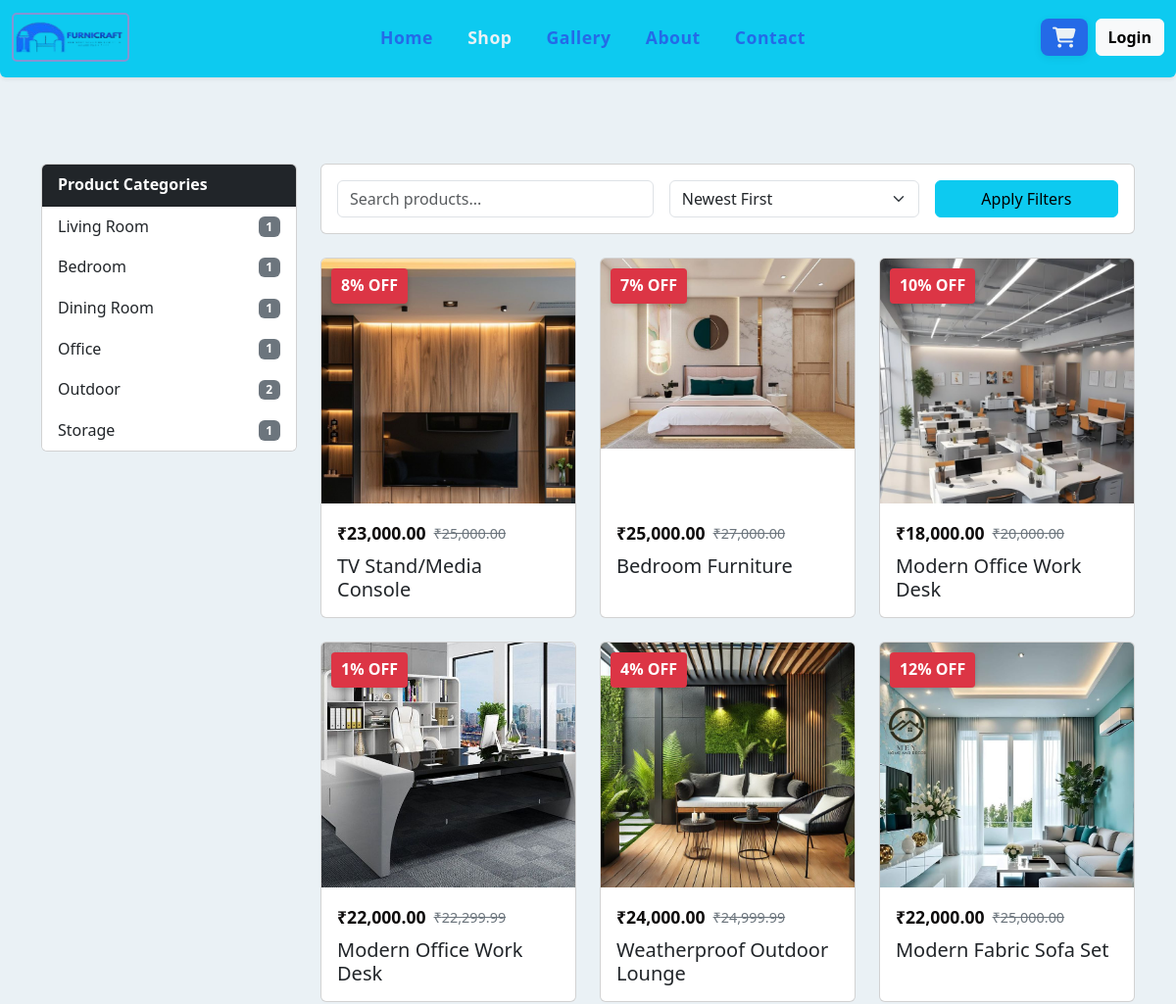
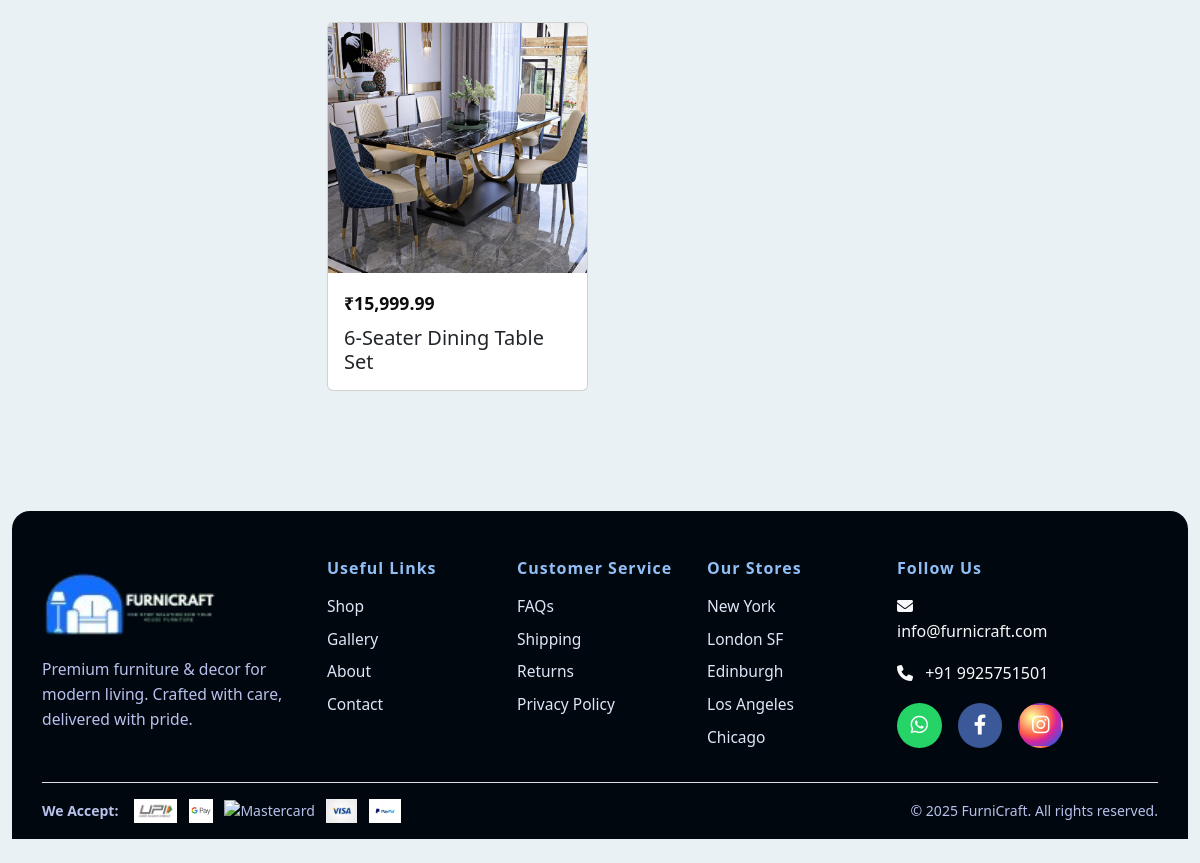
The page /shop.php on the database its author committed (2 pictures, top to bottom).
### tables this page shows
CREATE TABLE `categories` (
  `id` int(11) NOT NULL,
  `name` varchar(100) NOT NULL,
  `image` varchar(255) DEFAULT 'default.jpg',
  `status` enum('active','inactive') DEFAULT 'active',
  `created_at` timestamp NOT NULL DEFAULT current_timestamp(),
  `updated_at` timestamp NOT NULL DEFAULT current_timestamp() ON UPDATE current_timestamp()
);

CREATE TABLE `products` (
  `id` int(11) NOT NULL,
  `name` varchar(255) NOT NULL,
  `description` text DEFAULT NULL,
  `image` varchar(255) DEFAULT NULL,
  `price` decimal(10,2) NOT NULL,
  `sale_price` decimal(10,2) DEFAULT NULL,
  `stock` int(11) DEFAULT 0,
  `category_id` int(11) DEFAULT NULL,
  `status` enum('active','inactive') DEFAULT 'active',
  `created_at` timestamp NOT NULL DEFAULT current_timestamp(),
  `updated_at` timestamp NOT NULL DEFAULT current_timestamp() ON UPDATE current_timestamp()
);

### includes/functions.php (called while the page is built, shortened)
<?php
require_once __DIR__ . '/../config/database.php';
function getFilteredProducts($categoryName = '', $search = '', $sort = 'newest', $page = 1, $perPage = 12) {
    global $conn;
    $params = [];
    $types = '';
    $where = "WHERE p.status = 'active'";
    switch ($sort) {
        default:
            $orderBy = "ORDER BY p.created_at DESC";
            break;
    }
    $offset = ($page - 1) * $perPage;
    $limit = "LIMIT ? OFFSET ?";
    $params[] = $perPage;
    $params[] = $offset;
    $types .= 'ii';
    $sql = "
        SELECT p.*, c.name as category_name
        FROM products p
        LEFT JOIN categories c ON p.category_id = c.id
        $where
        $orderBy
        $limit
    ";
    $stmt = $conn->prepare($sql);
    $stmt->bind_param($types, ...$params);
    $stmt->execute();
    $result = $stmt->get_result();
    return $result->fetch_all(MYSQLI_ASSOC);
}
function getAllCategoriesWithCount() {
    $conn = getDBConnection();
    $sql = "SELECT c.id, c.name, COUNT(p.id) AS product_count
            FROM categories c
            LEFT JOIN products p ON p.category_id = c.id
            GROUP BY c.id";
    $result = $conn->query($sql);
    return $result->fetch_all(MYSQLI_ASSOC);
}
?>

### shop.php (the view, shortened to what this page needs)
<?php
require_once 'includes/header.php';
$category = isset($_GET['category']) ? $_GET['category'] : '';
$search = isset($_GET['search']) ? $_GET['search'] : '';
$sort = isset($_GET['sort']) ? $_GET['sort'] : 'newest';
$page = isset($_GET['page']) ? max(1, intval($_GET['page'])) : 1;
$perPage = 12;
$products = getFilteredProducts($category, $search, $sort, $page, $perPage);
$categories = getAllCategoriesWithCount();
?>
<link rel="stylesheet" href="https://cdnjs.cloudflare.com/ajax/libs/font-awesome/6.4.0/css/all.min.css">
<div class="container py-5">
    <div class="row">
        <div class="col-md-3 mb-4">
    <div class="card">
        <div class="card-header bg-dark text-white">
            <strong>Product Categories</strong>
        </div>
        <ul class="list-group list-group-flush">
            <?php foreach ($categories as $cat): ?>
                <li class="list-group-item p-0 border-0">
                    <a href="?category=<?php echo urlencode($cat['name']); ?>"
                       class="d-flex justify-content-between align-items-center px-3 py-2 text-decoration-none category-link
                              <?php echo ($category == $cat['name']) ? 'active-category' : ''; ?>">
                        <span><?php echo htmlspecialchars($cat['name']); ?></span>
                        <span class="badge category-badge"><?php echo $cat['product_count']; ?></span>
                    </a>
                </li>
            <?php endforeach; ?>
        </ul>
    </div>
</div>
        <div class="col-md-9">
            <div class="card mb-4">
                <div class="card-body">
                    <form action="" method="GET" class="row g-3">
                        <div class="col-md-5">
                            <input type="text" name="search" class="form-control" placeholder="Search products..." value="<?php echo htmlspecialchars($search); ?>">
                        </div>
                        <div class="col-md-4">
                            <select name="sort" class="form-select">
                                <option value="newest" <?php echo $sort === 'newest' ? 'selected' : ''; ?>>Newest First</option>
                            </select>
                        </div>
                        <div class="col-md-3">
                            <button type="submit" class="btn btn-info w-100">Apply Filters</button>
                        </div>
                    </form>
                </div>
            </div>
            <div class="row">
                <?php if (empty($products)): ?>
                    <div class="col-12">
                        <div class="alert alert-info">No products found matching your criteria.</div>
                    </div>
                <?php else: ?>
                    <?php foreach ($products as $product): ?>
                        <div class="col-md-4 mb-4">
                            <div class="card h-100">
                                <div class="image-wrapper" style="height: 250px;">
                                    <?php if ($product['sale_price'] && $product['sale_price'] < $product['price']): ?>
                                        <div class="discount-badge">
                                            <?php
                                            $discount = round((($product['price'] - $product['sale_price']) / $product['price']) * 100);
                                            echo $discount . '% OFF';
                                            ?>
                                        </div>
                                    <?php endif; ?>
                                    <a href="product.php?id=<?php echo $product['id']; ?>">
                                        <img src="assets/images/products/<?php echo htmlspecialchars($product['image'] ?: 'default.jpg'); ?>"
                                             class="card-img-top w-100"
                                             alt="<?php echo htmlspecialchars($product['name']); ?>"
                                             style="object-fit: cover;">
                                    </a>
                                </div>
                                <div class="card-body">
                                    <div class="price-container mb-2">
                                        <?php if ($product['sale_price'] && $product['sale_price'] < $product['price']): ?>
                                            <span class="sale-price">₹<?php echo number_format($product['sale_price'], 2); ?></span>
                                            <span class="original-price">₹<?php echo number_format($product['price'], 2); ?></span>
                                        <?php else: ?>
                                            <span class="sale-price">₹<?php echo number_format($product['price'], 2); ?></span>
                                        <?php endif; ?>
                                    </div>
                                    <h5 class="card-title mb-0"><?php echo htmlspecialchars($product['name']); ?></h5>
                                </div>
                            </div>
                        </div>
                    <?php endforeach; ?>
                <?php endif; ?>
            </div>
        </div>
    </div>
</div>
<?php require_once 'includes/footer.php'; ?>

### assets/css/style.css (style rules this page uses)
:root { --catskill-white: #EAF1F5; --royal-blue: #246AE7; --jordy-blue: #91BFF5; --chetwode-blue: #8494D4; }
body { font-family: 'Segoe UI', Tahoma, Geneva, Verdana, sans-serif; line-height: 1.6; background-color: var(--catskill-white); color: var(--ebony-ink); }
.discount-badge { position: absolute; top: 10px; left: 10px; background: var(--royal-blue); color: var(--catskill-white); padding: 5px 10px; border-radius: 4px; font-weight: bold; z-index: 1; box-shadow: 0 2px 5px rgba(0,0,0,0.2); }
.price-container { display: flex; align-items: center; gap: 8px; }
.original-price { text-decoration: line-through; color: var(--chetwode-blue); font-size: 0.9rem; }
.sale-price { color: var(--royal-blue); font-weight: bold; font-size: 1.1rem; }
.card { transition: transform 0.3s ease; }
.card-img-top { transition: transform 0.3s ease; }

### shop.php (style rules this page uses)
.card { transition: transform 0.3s ease; }
.image-wrapper { position: relative; overflow: hidden; }
.image-wrapper img { transition: transform 0.3s ease; }
.discount-badge { position: absolute; top: 10px; left: 10px; background: #dc3545; color: white; padding: 5px 10px; border-radius: 4px; font-weight: bold; z-index: 1; box-shadow: 0 2px 5px rgba(0,0,0,0.2); }
.price-container { display: flex; align-items: center; gap: 8px; }
.original-price { text-decoration: line-through; color: #6c757d; font-size: 0.9rem; }
.sale-price { color: #0e0c0c; font-weight: bold; font-size: 1.1rem; }
.category-link { color: #212529; transition: background-color 0.2s ease, color 0.2s ease; }
.category-link .category-badge { background-color: #6c757d; color: #fff; transition: background-color 0.2s ease, color 0.2s ease; }

### rows shown on the page
categories: name "Living Room", product_count "1"
categories: name "Bedroom", product_count "1"
categories: name "Dining Room", product_count "1"
categories: name "Office", product_count "1"
categories: name "Outdoor", product_count "2"
categories: name "Storage", product_count "1"
products: discount "8", image (picture), sale_price "23,000.00", price "25,000.00", name "TV Stand/Media Console"
products: discount "7", image (picture), sale_price "25,000.00", price "27,000.00", name "Bedroom Furniture"
products: discount "10", image (picture), sale_price "18,000.00", price "20,000.00", name "Modern Office Work Desk"
products: discount "1", image (picture), sale_price "22,000.00", price "22,299.99", name "Modern Office Work Desk"
products: discount "4", image (picture), sale_price "24,000.00", price "24,999.99", name "Weatherproof Outdoor Lounge"
products: discount "12", image (picture), sale_price "22,000.00", price "25,000.00", name "Modern Fabric Sofa Set"
products: image (picture), price "15,999.99", name "6-Seater Dining Table Set"

### other values the page prints
$label "Home"
$label "Shop"
$label "Gallery"
$label "About"
$label "Contact"
